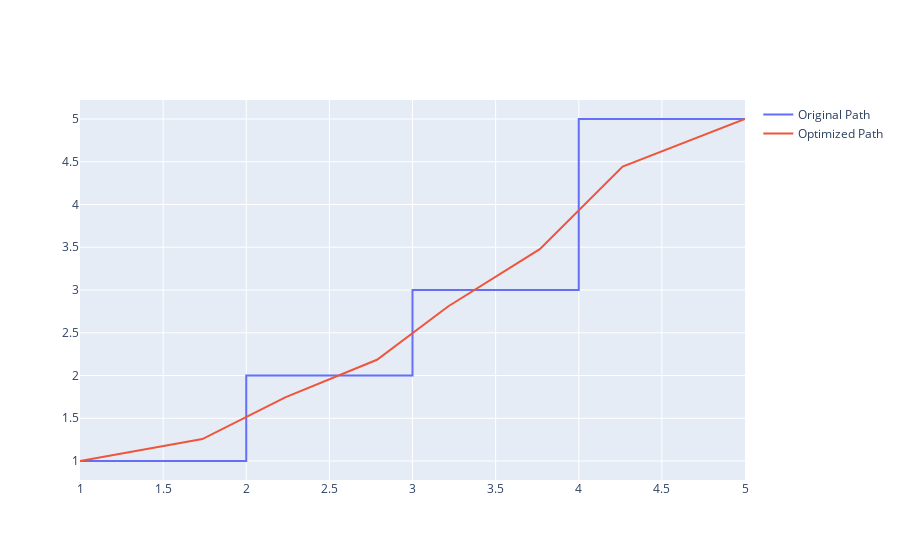

The notebook cell this image was saved under:
### Code cell
import cvxpy as cp
import numpy as np
import plotly.graph_objects as go

# Define the original path as a set of points
path = np.array([[1, 1], [2, 1], [2, 2], [3, 2], [3, 3], [4, 3], [4, 5], [5, 5]])

# Define the starting and ending points
start_point = path[0]
end_point = path[-1]

# Define the variables for the optimized path
n_points = len(path)
opt_path = cp.Variable((n_points, 2))

# Define the regularization parameter
alpha = 0.5

# Define the objective function to minimize the curvature and distance
obj = cp.sum_squares(
    opt_path[1:-1, :] - 0.5 * (opt_path[0:-2, :] + opt_path[2:, :])
) + alpha * cp.sum_squares(opt_path - path)

# Define the constraints to ensure the optimized path passes through the starting and ending points
constraints = [opt_path[0, :] == start_point, opt_path[-1, :] == end_point]

# Solve the optimization problem
prob = cp.Problem(cp.Minimize(obj), constraints)
prob.solve()

# Get the optimized path
opt_path = opt_path.value

# Plot the original and optimized paths using plotly
fig = go.Figure()
fig.add_trace(
    go.Scatter(x=path[:, 0], y=path[:, 1], mode="lines", name="Original Path")
)
fig.add_trace(
    go.Scatter(x=opt_path[:, 0], y=opt_path[:, 1], mode="lines", name="Optimized Path")
)
fig.show()

### Figure 1 — Plotly figure (JSON) as saved in the notebook; plotly's stock layout.template omitted (floating-point values rounded to 4 significant figures)
{"data": [{"mode": "lines", "name": "Original Path", "type": "scatter", "x": [1, 2, 2, 3, 3, 4, 4, 5], "y": [1, 1, 2, 2, 3, 3, 5, 5]}, {"mode": "lines", "name": "Optimized Path", "type": "scatter", "x": [1, 1.736, 2.234, 2.786, 3.214, 3.766, 4.264, 5], "y": [1, 1.256, 1.744, 2.184, 2.807, 3.477, 4.443, 5]}], "layout": {}}
